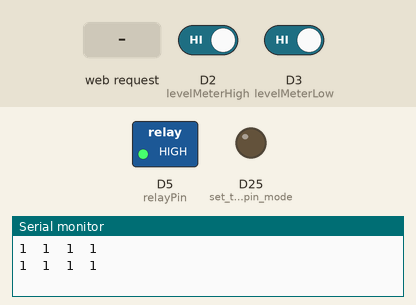
Simulated run of this sketch. Board: Arduino MKR. Parts: switched loads named in the sketch (green lamp = pin HIGH), output pins drawn as LEDs (lit = HIGH), the last lines printed to the serial monitor. The inputs (shaded band) are chosen by the test bench; at power-on: D3 (levelMeterLow) HIGH, D2 (levelMeterHigh) HIGH. WiFi joins after 1.5 s; servers stay silent unless stated; not simulated (calls return 0 or success): arduino_secrets.h.

Above: at 5.7 s.
5.8 s: HTTP request GET /L received
At 7.5 s:
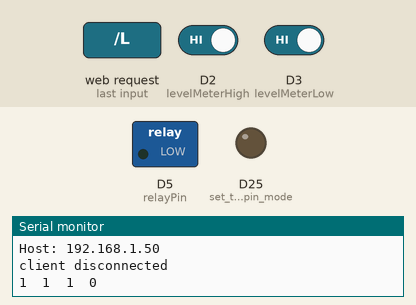
8.0 s: HTTP request GET /H received
At 9.1 s:
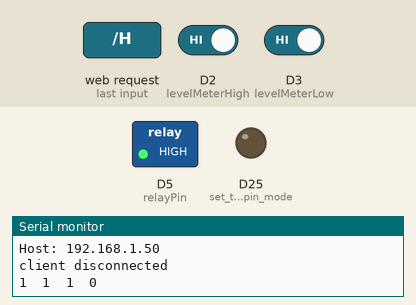
10.0 s: HTTP request GET /A received
12.0 s: D3 (levelMeterLow) driven LOW
At 13.5 s:
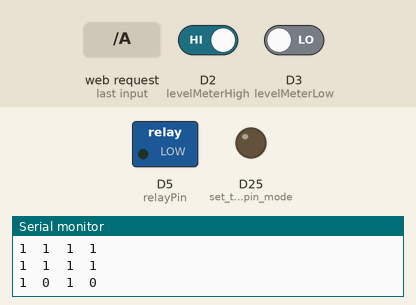
14.0 s: D3 (levelMeterLow) driven HIGH
At 15.1 s:
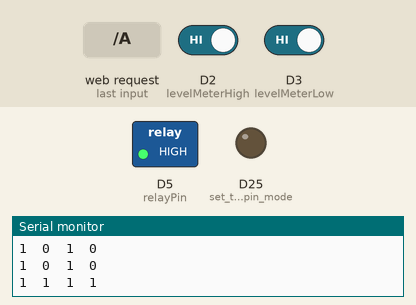
Timing chart, 0 to 17.0 s (numbered marks = the images above; inputs shaded):
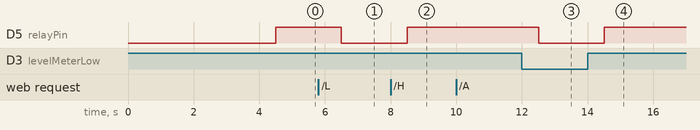

Measured:
- after the input at 5.8 s, D5 (relayPin): HIGH → LOW after 0.70 s
- after the input at 8.0 s, D5 (relayPin): LOW → HIGH after 0.51 s
- after the input at 12.0 s, D5 (relayPin): HIGH → LOW after 0.51 s
- after the input at 14.0 s, D5 (relayPin): LOW → HIGH after 0.51 s

The sketch:

WaterLevelDevice_Wifi.ino
```cpp
/*
 */
#include <SPI.h>
#include <WiFiNINA.h>

#include "arduino_secrets.h"
///////please enter your sensitive data in the Secret tab/arduino_secrets.h
char ssid[] = SECRET_SSID;        // your network SSID (name)
char pass[] = SECRET_PASS;    // your network password (use for WPA, or use as key for WEP)
int keyIndex = 0;                 // your network key index number (needed only for WEP)

// the IP address for the shield:
IPAddress ip(192, 168, 1, 49);

int levelMeterHigh = 2;
int levelMeterLow = 3;
int relayPin = 5;
int lastTankState = 0;
int manualMode = 0;         // start in automated mode
int status = WL_IDLE_STATUS;      //connection status
WiFiServer server(80);            //server socket

WiFiClient client = server.available();

void setup() {
  Serial.begin(9600);      // initialize serial communication
  pinMode(25, OUTPUT);      // set the LED pin mode
  WiFi.config(ip);

  // check for the WiFi module:
  if (WiFi.status() == WL_NO_MODULE) {
    Serial.println("Communication with WiFi module failed!");
    // don't continue
    while (true);
  }

/*  String fv = WiFi.firmwareVersion();
  if (fv < WIFI_FIRMWARE_LATEST_VERSION) {
    Serial.println("Please upgrade the firmware");
  }*/

  // attempt to connect to WiFi network:
  while (status != WL_CONNECTED) {
    Serial.print("Attempting to connect to Network named: ");
    Serial.println(ssid);                   // print the network name (SSID);

    // Connect to WPA/WPA2 network. Change this line if using open or WEP network:
    status = WiFi.begin(ssid, pass);
    // wait 10 seconds for connection:
    delay(3000);
  }
  server.begin();                           // start the web server on port 80
  printWifiStatus();                        // you're connected now, so print out the status

  pinMode(levelMeterHigh, INPUT);
  pinMode(levelMeterLow, INPUT);
  pinMode(relayPin, OUTPUT);
}


void loop() {
  int levelMeterHighState = digitalRead(levelMeterHigh);
  int levelMeterLowState = digitalRead(levelMeterLow);
  int relayPinState = 0;
  // print out the state of the water level meters:
  /*
    With the float device hanging down when not submerged
    0 == NOT submerged
    1 == Submerged
  */
  Serial.print(levelMeterHighState);
  Serial.print("\t");
  Serial.print(levelMeterLowState);

  if (levelMeterHighState == 0 && levelMeterLowState == 0 && manualMode == 0) {
    lastTankState = 0; // empty
  }
  else if (levelMeterHighState == 1 && levelMeterLowState == 1 && manualMode == 0) {
    lastTankState = 1; //full
  }
  if (lastTankState == 0 && levelMeterHighState == 1 && levelMeterLowState == 1 && manualMode == 0){
    digitalWrite(relayPin, HIGH);
    relayPinState=1;
  }
  else if (lastTankState == 1 && levelMeterLowState == 1 && manualMode == 0){
    digitalWrite(relayPin, HIGH);
    relayPinState=1;
  }
  else if (manualMode == 0) {
    digitalWrite(relayPin, LOW);
    relayPinState=0;
  }
  Serial.print("\t");
  Serial.print(lastTankState);
  Serial.print("\t");
  Serial.print(relayPinState);
  Serial.println();

  delay(1000);
  WiFiClient client = server.available();   // listen for incoming clients

  if (client) {                             // if you get a client,
    Serial.println("new client");           // print a message out the serial port
    String currentLine = "";                // make a String to hold incoming data from the client
    while (client.connected()) {            // loop while the client's connected
      if (client.available()) {             // if there's bytes to read from the client,
        char c = client.read();             // read a byte, then
        Serial.write(c);                    // print it out to the serial monitor
        if (c == '\n') {                    // if the byte is a newline character

          // if the current line is blank, you got twuo newline characters in a row.
          // that's the end of the client HTTP request, so send a response:
          if (currentLine.length() == 0) {
            // HTTP headers always start with a response code (e.g. HTTP/1.1 200 OK)
            // and a content-type so the client knows what's coming, then a blank line:
            //client.println("HTTP/1.1 200 OK");
            client.println("<!DOCTYPE html>");
            client.println("<html>");
            /*client.println("<head> <meta http-equiv=\"refresh\" content=\"1\">\*/
            client.println("<head> \
            <script> \
            setTimeout(function () { \
            window.location.reload(); \
            }, 5000); \
            </script> \
            <style> \
              body { \
                background-color: linen;\
              } \
              h1 { \
                color: maroon;\
                margin-left: 40px; \
              } \
            </style> \
  <link rel=\"stylesheet\" href=\"https://use.fontawesome.com/releases/v5.7.2/css/all.css\" integrity=\"sha384-fnmOCqbTlWIlj8LyTjo7mOUStjsKC4pOpQbqyi7RrhN7udi9RwhKkMHpvLbHG9Sr\" crossorigin=\"anonymous\"> \
            <title>Wombat Sump Pump</title> </head>");
            client.println("");
            client.println("<body> <h1> WOMBAT Sump Pump</h1> \
            <p> <i class=\"fas fa-poo\" style=\"color:#059e8a;\"></i></p> \
            <p> Currently the sump pump is ");
            if (relayPinState == 1) {
              client.println("<span style=\"color: green\">ON</span><br>");
            }
            else if (relayPinState == 0) {
              client.println("<span style=\"color: grey\">off</span><br>");
            }

            // the content of the HTTP response follows the header:
            client.print("Click <a href=\"/H\">here</a> to turn the pump on<br>");
            client.print("Click <a href=\"/L\">here</a> to turn the pump off<br>");
            if (levelMeterLowState == 0) {
              client.print("<br> Level switch LOW is <span style=\"color: green\">dry</span>");
            }
            else if (levelMeterLowState == 1) {
              client.print("<br> Level switch LOW is <span style=\"color: blue\">submerged</span>");
            }
            if (levelMeterHighState == 0) {
              client.print("<br> Level switch HIGH is <span style=\"color: green\">dry</span>");
            }
            else if (levelMeterHighState == 1) {
              client.print("<br> Level switch HIGH is <span style=\"color: blue\">submerged</span>");
            }
            client.print("<br> Operation is currently in ");
            if (manualMode == 0) {
              client.print("Automated mode<br>");
            }
            else if (manualMode == 1) {
              client.print("Manual Override mode<br>");
            }
            client.print("<a href=\"/A\"><large>A</h1></large> to operate pump in automated mode<br>");
            client.print("<br></body>");
            // The HTTP response ends with another blank line:
            client.println();
            // break out of the while loop:
            break;
          } else {    // if you got a newline, then clear currentLine:
            currentLine = "";
          }
        } else if (c != '\r') {  // if you got anything else but a carriage return character,
          currentLine += c;      // add it to the end of the currentLine
        }

        // Check to see if the client request was "GET /H" or "GET /L":
        if (currentLine.endsWith("GET /H")) {
          digitalWrite(LED_BUILTIN, HIGH);               // GET /H turns the Pump on
          digitalWrite(relayPin, HIGH);               // GET /H turns the Pump on
          manualMode = 1;
          relayPinState = 1;
        }
        if (currentLine.endsWith("GET /L")) {
          digitalWrite(relayPin, LOW);                // GET /L turns the Pump off
          manualMode = 1;
          relayPinState = 0;
        }
        if (currentLine.endsWith("GET /A")) {
          manualMode = 0;
        }
      }
    }
    // close the connection:
    client.stop();
    Serial.println("client disconnected");
  }
}

void printWifiStatus() {
  // print the SSID of the network you're attached to:
  Serial.print("SSID: ");
  Serial.println(WiFi.SSID());

  // print your board's IP address:
  IPAddress ip = WiFi.localIP();
  Serial.print("IP Address: ");
  Serial.println(ip);

  // print the received signal strength:
  long rssi = WiFi.RSSI();
  Serial.print("signal strength (RSSI):");
  Serial.print(rssi);
  Serial.println(" dBm");
  // print where to go in a browser:
  Serial.print("To see this page in action, open a browser to http://");
  Serial.println(ip);
}
```
